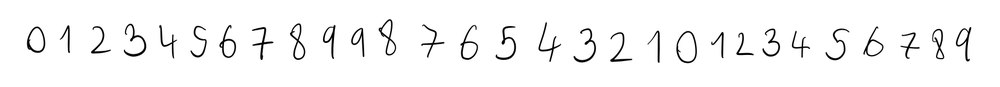
#> input picture TEST-final.png, 1000 x 87 px, shrunk from 1656 x 144 before the run, found by its file name
$ jupyter execute --allow-errors 100_Final_project.ipynb
#> lines starting #> are read from the running program, lines starting #| are printed output that depends on the picture; after the words box and inside, x2 and y2 are one past the last pixel; in counts of white or black regions, pixels touching at a corner belong together
<a href="https://colab.research.google.com/github/michalprusek/SU1-z-po-et/blob/main/100_Final_project.ipynb" target="_parent"></a>

## Cíl
Cílem tohoto projektu je klasifikovat mou rukou psané číslice.

Ke klasifikaci využívám fúzi tří modelů - kNN, SVM, Random Forest.

Příznaky jsou vytvořeny pomocí Fourierových deskriptorů kontur jednotlivých číslic. Je ponecháno prvních 30. Jednotlivé Fourierovy deskriptory jsou ve formě komplexních čísel. Tudíž vzniká celkem 60-dimenzionální příznakový prostor.

Výsledkem je pak program, který na základě poskytnuté sekvence rukou napsaných číslic dokáže tyto číslice rozpoznat a převést na pole znaků.

## Dataset

Dataset obsahuje celkem 10 tříd (číslice od 0 do 9). Pro každou třídu se v datasetu nachází přibližně 800 vzorků (obrázků číslice). Ukázky číslic z datasetu vypadají následovně:

dataset k dispozici na: [github - dataset](https://github.com/michalprusek/SU1-z-po-et/tree/main)

Zároveň součástí datasetu jsou i napočítané Fourierovy deskriptory, celého datasetu uložené do npy souboru.

## Code

### Imports

[cell 1]
import numpy as np
from collections import Counter
from sklearn.metrics import confusion_matrix
from sklearn.metrics import classification_report
from sklearn.svm import SVC
from sklearn.ensemble import RandomForestClassifier
from sklearn.model_selection import train_test_split
import sys
import cv2 as cv
import matplotlib.pyplot as plt
import requests
from zipfile import ZipFile
import os

[cell 2]
import errno
import zipfile
filename = 'ALL.zip'
url = f'https://github.com/michalprusek/SU1-z-po-et/raw/main/{filename}'
#> (the rest of this cell did not finish here and is left out)

###kNN Class

[cell 3]
class kNN:
    def __init__(self, kNeighbours):
      self.k = kNeighbours

    def fit(self, X_train, y_train):
      self.X_train = X_train
      self.y_train = y_train

    def predict(self, X_test):
      y_predicted = []
      distances = np.zeros(len(self.X_train))
      for seq in X_test:
        for i in range(distances.shape[0]):
          mensi = min(len(seq), len(self.X_train[i]))
          norma = np.linalg.norm(seq[:mensi] - self.X_train[i][:mensi])

          distances[i] = norma


        kNNGestures = []
        for i in range(self.k):
          argMin = np.argmin(distances)
          kNNGestures.append(self.y_train[argMin])
          distances[argMin] = np.max(distances)

        b = Counter(kNNGestures)

        vyherniGesto = b.most_common(1)[0][0]

        y_predicted.append(vyherniGesto)

      return y_predicted

    def metrics(self, y_predicted, y_test):
        print(confusion_matrix(y_predicted, y_test))
        print(classification_report(y_predicted, y_test))

### SVM Class

[cell 4]
class SVM:
    def __init__(self, kernel="rbf", gamma="scale", decision_function_shape="ovr"):
        self.svm_classifier = SVC(kernel=kernel, gamma=gamma, decision_function_shape=decision_function_shape)

    def fit(self, X_train, y_train):
        self.svm_classifier.fit(X_train, y_train)

    def predict(self,  X_test):
        y_predicted = self.svm_classifier.predict(X_test)
        return y_predicted

    def metrics(self, y_predicted, y_test):
        print(confusion_matrix(y_predicted, y_test))
        print(classification_report(y_predicted, y_test))

### Random Forest Class

[cell 5]
class RandomForest:
    def __init__(self, n_estimators):
        self.n_estimators = n_estimators
        self.rf_classifier = RandomForestClassifier(n_estimators=500, random_state=42)

    def fit(self, X_train, y_train):
        self.rf_classifier.fit(X_train, y_train)

    def predict(self, X_test):
        y_predicted = self.rf_classifier.predict(X_test)
        return y_predicted

    def metrics(self, y_predicted, y_test):
        print(confusion_matrix(y_predicted, y_test))
        print(classification_report(y_predicted, y_test))

### Other Functions

[cell 6]
def winners(knn_predicted, svm_predicted, rf_predicted):
  if len(knn_predicted) == len(svm_predicted) == len(rf_predicted):
    winners_array = []
    for i in range(len(rf_predicted)):
        arr = [knn_predicted[i], svm_predicted[i], rf_predicted[i]]
        b = Counter(arr)

        winner = b.most_common(1)[0][0]
        winners_array.append(winner)

    return winners_array
  else:
    print("pole nemají stejnou délku")
    sys.exit()

def metrics(y_predicted, y_test):
    print(confusion_matrix(y_predicted, y_test))
    print(classification_report(y_predicted, y_test))

def fourier_descriptors(contour, num):
    contour_complex = contour[:, 0, 0] + contour[:, 0, 1] * 1j
    ft_contour = np.fft.fft(contour_complex)
    fd = ft_contour[1:num + 1] / (len(ft_contour) ** 2)
    return fd

def separate_real_imaginary_list(descriptors):
    feature_vectors = []
    for sequence in descriptors:
      real_parts = np.real(sequence)
      imaginary_parts = np.imag(sequence)
      feature_vectors.append(np.concatenate((real_parts, imaginary_parts)))

    return feature_vectors

### Main Script - Accuracy

[cell 7]
import numpy as np
import requests
from io import BytesIO

# Replace 'your_file_url' with the correct raw content URL
file_url = 'https://github.com/michalprusek/SU1-z-po-et/raw/main/FD.npy'

# Download the .npy file
#> (the rest of this cell did not finish here and is left out)

kNN - Accuracy

[cell 8]
knn = kNN(kNeighbours=7)
#> (the rest of this cell did not finish here and is left out)

SVM - Accuracy

[cell 9]
svm = SVM()
#> (the rest of this cell did not finish here and is left out)

Random Forest - Accuracy

[cell 10]
rf = RandomForest(n_estimators=500)
#> (the rest of this cell did not finish here and is left out)

Fúze - Accuracy

#> (a cell that did not finish here is left out)

### Main Script - Real Testing

[cell 12]
# načtení obrázku
import urllib.request
import cv2
import numpy as np

# URL of the image on GitHub
file_url = 'https://github.com/michalprusek/SU1-z-po-et/raw/main/TEST-final.png'

# Download the image from the URL
response = urllib.request.urlopen(file_url)

# Convert the image content to a NumPy array
image_array = np.asarray(bytearray(response.read()), dtype=np.uint8)

# Decode the NumPy array into an OpenCV image
img = cv2.imdecode(image_array, cv2.IMREAD_COLOR)
#> img is the input picture: shape (87, 1000, 3); min 0, max 255, mean 245.9


# zpracování obrázku
img = cv.cvtColor(img, cv.COLOR_BGR2GRAY)
#> img: shape (87, 1000)
img[img >= 127] = 255
img[img < 127] = 0
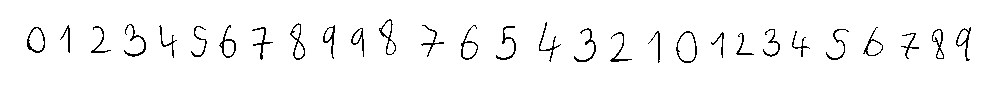
#> img: shape (87, 1000); 96.5% white; black in thin lines or dots, all inside (x1, y1, x2, y2) = (27, 19, 971, 63)
img = np.invert(img)

# nalezení kontur číslic
contours, hierarchy = cv.findContours(img, cv.RETR_EXTERNAL, cv.CHAIN_APPROX_SIMPLE)
#> contours = 29 contours; largest, box (x1, y1, x2, y2) and area: (676, 31, 697, 63) 478, (27, 27, 45, 53) 334, (290, 23, 305, 60) 258, (379, 19, 396, 55) 251, (461, 25, 478, 60) 242

# seřazení kontur zleva doprava
sorted_contours = sorted(contours, key=lambda ctr: cv.boundingRect(ctr)[0])
#> sorted_contours has the same summary as contours

# napočítání FD
FD_array = []
for contour in sorted_contours:
    FD = fourier_descriptors(contour, 30)
    FD_array.append(FD)
#> this loop made 29 passes
#> after the loop, FD_array = 29 items

FD_array = separate_real_imaginary_list(FD_array)
#> the loop in separate_real_imaginary_list, `for sequence in descriptors:` made 29 passes


# predikce
#> (the rest of this cell did not finish here and is left out)
